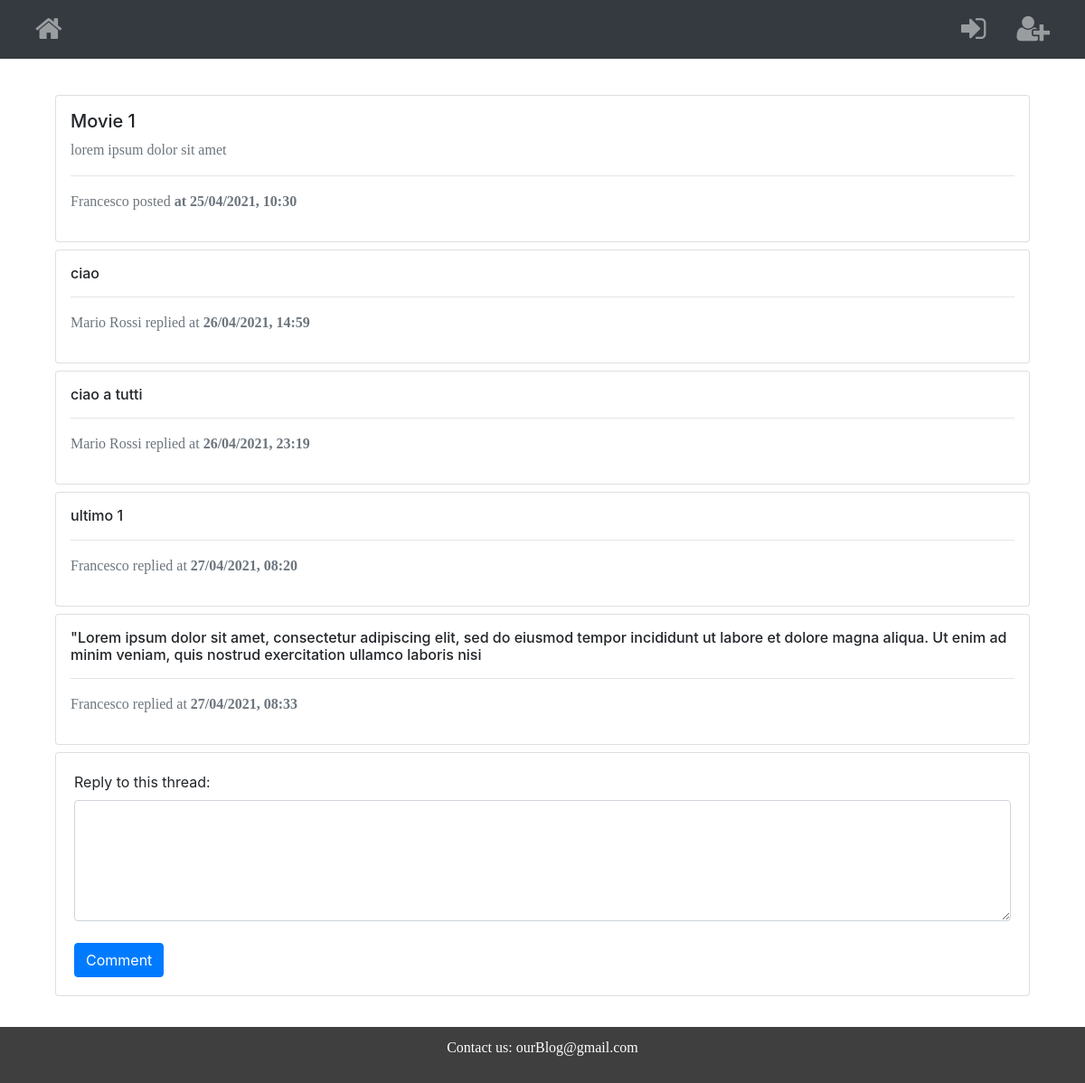
/post/1, run on an earlier commit of the app's database.
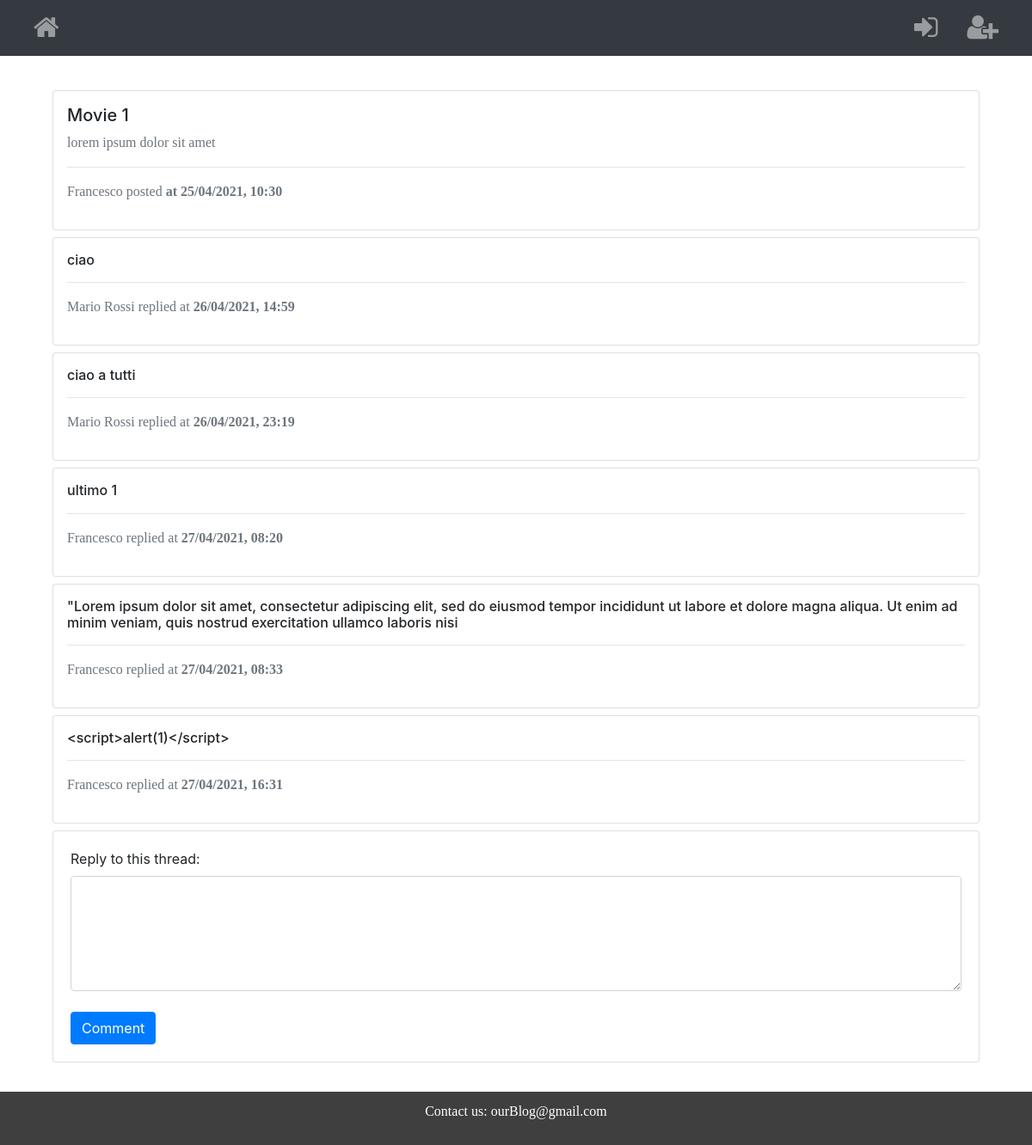
And on a later commit of the database.
### website/models.py (models this page shows)
class Post(db.Model):
    id = db.Column(db.Integer, primary_key=True)
    post_date = db.Column(db.DateTime(timezone=True), default=func.now())
    post_title = db.Column(db.String(200))
    post_text = db.Column(db.String(20000))
    post_image = db.Column(db.String(500)) #url
    user_id = db.Column(db.Integer, db.ForeignKey('user.id'))
    comments = db.relationship('Comment') # every time we create a post, add to a list the post_id and the associated post (?)

class User(db.Model, UserMixin):
    id = db.Column(db.Integer, primary_key=True)
    email = db.Column(db.String(150), unique=True)
    password = db.Column(db.String(150))
    username = db.Column(db.String(150))
    posts = db.relationship('Post') # every time we create a post, add to a list the post_id and the associated user
    comments = db.relationship('Comment') # every time we create a post, add to a list the post_id and the associated user

class Comment(db.Model, UserMixin):
    id = db.Column(db.Integer, primary_key=True)
    user_id = db.Column(db.Integer, db.ForeignKey('user.id'))
    post_id = db.Column(db.Integer, db.ForeignKey('post.id'))
    comment_text = db.Column(db.String(10000))
    comment_time = db.Column(db.DateTime(timezone=True), default=func.now())

### website/auth.py (the view, shortened to what this page needs)
@auth.route("/post")
@auth.route('/post/<int:postid>', methods=['GET', 'POST'])
def post(postid=None):
    post_id = request.args.get('post', postid)
    post=Post.query.get(post_id)
    totalComments = 0
    userID_username_dict = dict()
    for comment in post.comments:
        totalComments += 1
        userID_username_dict.update({comment.user_id: User.query.get(comment.user_id).username})
    return render_template("post.html", user=current_user, post=post, usernames=userID_username_dict, post_creator=User.query.get(post.user_id).username)

### website/templates/post.html
{% extends "base.html" %} {% block title %}Create your post{% endblock %} {% block content
%}
 <div class="inner-main-body p-2 p-sm-3 collapse forum-content show">
    <div class="card mb-2">
        <div class="card-body p-2 p-sm-3">
            <div class="media forum-item">
                <div class="media-body">
                    <h5>{{post.post_title}}</h5>
                    <p class="text-secondary">
                        {{post.post_text}}
                    </p>
                    <hr>
                    <p class="text-muted">{{post_creator}} posted <span class="text-secondary font-weight-bold">at {{post.post_date.strftime("%d/%m/%Y, %H:%M")}}</span></p>
                </div>
            </div>
        </div>
    </div>
    {% for comment in post.comments %}
    <div class="card mb-2">
        <div class="card-body p-2 p-sm-3">
            <div class="media forum-item">
                <div class="media-body">
                    <h6>
                        {{comment.comment_text}}
                </h6>
                <hr>
                    <p class="text-muted">{{usernames.get(comment.user_id)}} replied at <span class="text-secondary font-weight-bold">{{comment.comment_time.strftime("%d/%m/%Y, %H:%M")}}</span></p>
                </div>
            </div>
        </div>
    </div>
    {%endfor%}
    <div class="card mb-2">
        <form method="POST">
            <div class="card-body">
                <label for="text">Reply to this thread: </label>
                <br>
                <textarea class="form-control" name="post" id="post" rows="5"></textarea>
                <br>
                <button type="submit" class="btn btn-primary ">Comment</button>
            </div>
        </form>
 </div>
 </div>
{% endblock%}

### website/templates/base.html (shortened to what this page needs)
<!DOCTYPE html>
<html>
<head>
  <link rel="stylesheet" type="text/css" href="{{ url_for('static', filename='main.css') }}">
  <link rel="stylesheet" href="https://stackpath.bootstrapcdn.com/bootstrap/4.4.1/css/bootstrap.min.css"
 />
  <link rel="stylesheet" href="https://stackpath.bootstrapcdn.com/font-awesome/4.7.0/css/font-awesome.min.css"
 />
</head>
<body>
  <nav class="navbar navbar-expand-lg navbar-dark bg-dark">
    <div class="container-fluid">
      <div class="collapse navbar-collapse" id="navbar">
        <ul class="navbar-nav">
          <li class="nav-item">
            <a class="nav-item nav-link" id="home" href="/"><i class="fa fa-home fa-2x"></i></a>
          </li>
        </ul>
        <ul class="navbar-nav ml-auto">
          {% if not(user.is_authenticated) %}
          <li class="nav-item">
            <a class="nav-item nav-link" id="login" href="/login"><i class="fa fa-sign-in fa-2x"></i> &nbsp; &nbsp;</a>
          </li>
          {% endif %}
          {% if not(user.is_authenticated) %}
          <li class="nav-item">
            <a class="nav-item nav-link" id="signUp" href="/sign-up"><i class="fa fa-user-plus fa-2x"></i></a>
          </li>
          {% endif %}
        </ul>
      </div>
    </div>
  </nav>
  <br>
  <div class="container">
    {% block content%}
    {% endblock %}
  </div>
  <br><br><br>
  <footer>
    <div class="container">
      <p class="footer-special">Contact us: <a href=""></a>ourBlog@gmail.com
      </p>
    </div>
  </footer>
</body>
</html>

### website/static/main.css (style rules this page uses)
p { font-family: 'Times New Roman', Times, serif; font-weight: lighter; }
footer { background-color: rgb(63, 63, 63); height: auto; font-family: 'Open Sans', sans-serif; position: fixed; left: 0; width: 100%; bottom: 0; }
.footer-special { padding: 1%; color: white; text-align: center; background-size: 40%; }

What changed in the data, as far as the page shows it:
added Comment: comment_text "<script>alert(1)</script>", {{ usernames.get(comment.user_id) }} "Francesco", comment_time "27/04/2021, 16:31"
